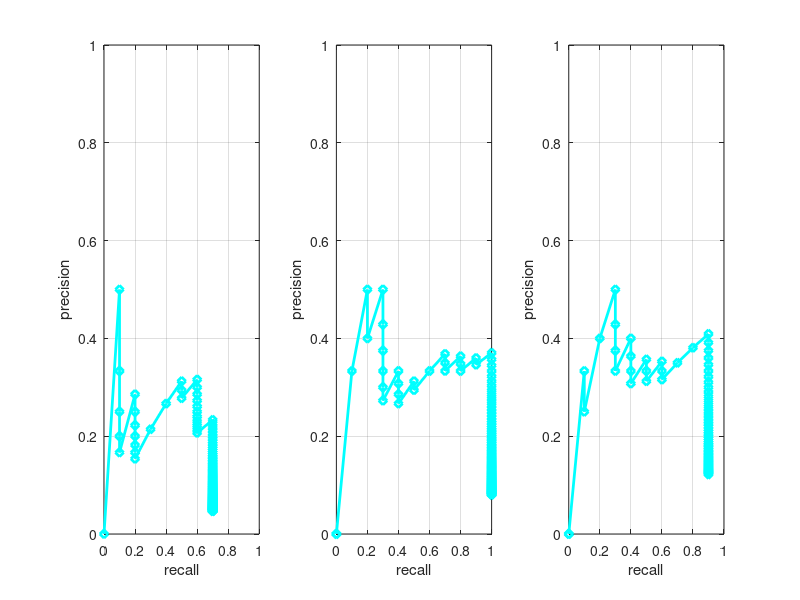

Write MATLAB code to recreate this figure.
function recall_prec_curve()
load('struct_TP_FP');
for i = 1:3
    cl_sz = size(struct_TP_FP.class(i).seq,2);   
    arr_tp_fp = [];
    for j = 1:cl_sz
        temp_ind_pos = ((struct_TP_FP.class(i).seq(j).array(1,:)==1) & (struct_TP_FP.class(i).seq(j).array(3,:)==i));
        cumsum_temp_ind_pos = cumsum(temp_ind_pos);
        temp_array = 1:length(cumsum_temp_ind_pos);
        temp_ind = temp_array(cumsum_temp_ind_pos==1);
        if(~isempty(temp_ind))
            arr_tp_fp = [arr_tp_fp [struct_TP_FP.class(i).seq(j).array(2,temp_ind(1));1;0]];
        end
        temp_ind_neg = (struct_TP_FP.class(i).seq(j).array(3,:)~=i) + ((struct_TP_FP.class(i).seq(j).array(1,:)==0) & (struct_TP_FP.class(i).seq(j).array(3,:)==i));
        log_temp_ind_neg = temp_ind_neg>0;
        if(~isempty(sum(log_temp_ind_neg)))
            arr_tp_fp = [arr_tp_fp [struct_TP_FP.class(i).seq(j).array(2,log_temp_ind_neg);zeros(1,sum(log_temp_ind_neg));ones(1,sum(log_temp_ind_neg))]];
        end
    end
    confidence = arr_tp_fp(1,:);
    tp = arr_tp_fp(2,:);
    fp = arr_tp_fp(3,:);
    [~,si]=sort(-confidence);
    tp = tp(si);
    fp = fp(si);
    fp=cumsum(fp);
    tp=cumsum(tp);
    rec=tp/cl_sz;
    prec=tp./(fp+tp);
    TP_FP_mat.array(i).rec = rec;
    TP_FP_mat.array(i).prec = prec;
end
for i = 1:3
    subplot(1,3,i);
    plot(TP_FP_mat.array(i).rec,TP_FP_mat.array(i).prec,'-c','LineWidth',2,'Marker','diamond');
    axis([0 1 0 1]);
    set(gca,'YTick',[0:0.2:1]);
    set(gca,'YTickLabel',char('0','0.2','0.4','0.6','0.8','1'));
    set(gca,'XTick',[0:0.2:1]);
    set(gca,'XTickLabel',char('0','0.2','0.4','0.6','0.8','1'));
    grid on;
    xlabel 'recall'
    ylabel 'precision'
end
f2 = figure(1);
set(f2,'Position',[10 300 1900 530]);